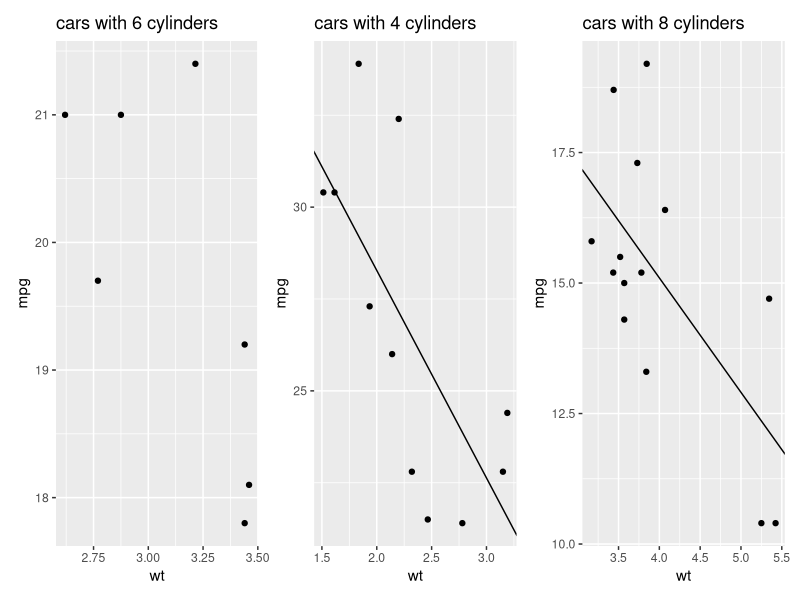

Generate this figure with R:
## ---- chunk 1
# load the tidyverse
library(tidyverse)
## ---- chunk 2
# nest mtcars into a list of dataframes based on number of cylinders
nested_cars = as_tibble(mtcars, 
                        rownames = "car_name") %>% 
  group_by(cyl) %>% 
  nest()

nested_cars

# get column class
sapply(nested_cars, class)
## ---- chunk 3
# use unnest to recover the original data frame
unnest(nested_cars, cols = "data")

# unnesting preserves groups
groups(unnest(nested_cars, cols = "data"))
## ---- chunk 4
# how many rows in each nested tibble?
for (i in seq_along(nested_cars$data)) {
  print(nrow(nested_cars$data[[i]]))
}

# what is the class of each element?
lapply(X = nested_cars$data, FUN = class)
## ---- chunk 5
# get the number of rows in data
map(.x = nested_cars$data, .f = nrow)
## ---- chunk 6
# get the square root of each integer 1 - 10
some_numbers = 1:3
map(some_numbers, sqrt)
## ---- chunk 7
# use map_dbl to get a vector of square roots
some_numbers = 1:10
map_dbl(some_numbers, sqrt)

# map_chr will convert the output to a character
map_chr(some_numbers, sqrt)

# map_lgl returns TRUE/FALSE values
some_numbers = c(NA, 1:3, NA, NaN, Inf, -Inf)
map_lgl(some_numbers, is.na)
## ---- chunk 8
# split mtcars into 3 dataframes, one per cylinder number
some_list = split(mtcars, mtcars$cyl)

# get the first two rows of each dataframe
map_df(some_list, head, n = 2)
## ---- chunk 9
# the same as above but with a pipe
some_list %>% 
  map_dfr(head, n = 2)
## ---- chunk 10
some_list %>% 
  map_dfc(head, n = 2)
## ---- chunk 11
# get the number of rows per dataframe, the mean mileage, and the first car
nested_cars = nested_cars %>%
  mutate(
    # use the int return to get the number of rows
    n_rows = map_int(data, nrow),
    
    # double return for mean mileage
    mean_mpg = map_dbl(data, function(df) {mean(df$mpg)}),
    
    # character return to get first car
    first_car = map_chr(data, function(df) {first(df$car_name)}
    )
  )

# examine the output
nested_cars
## ---- chunk 12
# split mtcars by cylinder number and run an lm only if there are more than 10 rows
data = nest(mtcars, data = -cyl)

data = mutate(data,
              model = map_if(.x = data,
                             
                             # this is the predicate
                             # which elements should be operated on?
                             .p = function(x){
                               nrow(x) > 10
                             },
                             
                             # this is the function to use
                             # if the predicate is satisfied
                             .f = function(x){
                               lm(mpg ~ wt, data = x)
                             }))
# check the data structure
data
## ---- chunk 13
# consider 2 vectors and replicate the simple vector addition using map2
map2_int(.x = 1:5, 
         .y = 6:10,
         .f = sum)
## ---- chunk 14
# make a named list for this example
this_list = list(a = "first letter",
                 b = "second letter")

# a not particularly useful example
map2(this_list, names(this_list),
     function(x, y) {
       glue::glue('{x} : {y}')
     })

# imap can also do this
imap(this_list,
     function(x, .y){
       glue::glue('{x} : {.y}')
     })
## ---- chunk 15
# operate on three different lists
list_01 = as.list(1:3)
list_02 = as.list(letters[1:3])
list_03 = as.list(rainbow(3))

# print a few statements
pmap_chr(list(list_01, list_02, list_03),
         function(l1, l2, l3){
           glue::glue('number {l1}, letter {l2}, colour {l3}')
         })
## ---- chunk 16
nested_data <-
  mtcars %>%
  as_tibble(rownames = "car") %>% 
  tidyr::nest(data = -cyl) %>% 
  mutate(data,
         model = map_if(.x = data,
                        
                        # this is the predicate
                        # which elements should be operated on?
                        .p = function(x){
                          nrow(x) > 10
                        },
                        
                        # this is the function to use
                        # if the predicate is satisfied
                        .f = function(x){
                          lm(mpg ~ wt, data = x)
                        })) %>% 
  
  mutate(m_coef = map(model,
                      
                      # use case when to get model coefficients
                      function(x) {
                        dplyr::case_when(
                          "lm" %in% class(x) ~ {
                            list(coef(x))
                          },
                          TRUE ~ {
                            list(c(NA,NA))
                          }
                        )}), 
         
         # work on the two element double vector of coefficients
         m_coef = map(m_coef, function(x){
           tibble(coef = unlist(x),
                  param = c("intercept", "wt")) %>% 
             pivot_wider(names_from = "param",
                         values_from = "coef")
         }),
         
         # work on the raw data and the coefficients
         plot = pmap(list(cyl, data, m_coef), function(cyl, x, y){
           
           # pay no attention to the ggplot for now
           ggplot2::ggplot()+
             geom_point(data = x,
                        aes(wt, mpg))+
             geom_abline(data = y,
                         aes(slope = wt,
                             intercept = intercept))+
             labs(title = glue::glue('cars with {cyl} cylinders'))
         })
  )
## ---- chunk 17
# use map to make a 2 level list
this_list = split(mtcars, mtcars$cyl) %>% 
  map(function(df){ split(df, df$gear) })

# map over the second level to count the number of 
# cars with N gears in the set of cars with M cylinders
# display only for cyl = 4
map_depth(this_list[1], 2, nrow)
## ---- chunk 18
this_list = split(mtcars, mtcars$cyl)

iwalk(this_list,
      function(df, .y){
        message(glue::glue('{nrow(df)} cars with {.y} cylinders'))
      })
## ---- chunk 19
vec = as.integer(1:10)

tryCatch(
  expr = {
    
    # this is what we want you to look at
    
    modify(vec, function(x) { (x + 2) })
    
  },
  
  # do not pay attention to this
  error = function(e){
    print(toString(e))
  }
)
## ---- chunk 20
modify(vec, function(x) { as.integer(x + 2) })
## ---- chunk 21
# a list containing numbers
this_list = list(a = 1, b = -1, c = 2, d = NULL, e = NA)

# remove the empty element
# this must be done before using keep on the list
this_list = compact(this_list)
## ---- chunk 22
# use discard to remove the NA
this_list = discard(this_list, .p =is.na)

# keep list elements which are positive
keep(this_list, .p = function(x){ x > 0 })
## ---- chunk 23
1:10 %>% 
  head_while(.p = function(x) x < 5)
## ---- chunk 24
this_list = list(a = 1:3, b = 3:4, c = 5:10)

reduce(this_list, c)
## ---- chunk 25
# sample mtcars
mtcars = as_tibble(mtcars, rownames = "car")

sampled_data = map(1:10, function(x){
  sample_n(mtcars, nrow(mtcars)-5)
  })

# get cars which appear in all samples
sampled_data = reduce(sampled_data, 
                      dplyr::inner_join)
## ---- chunk 26
# make a list
this_list = list(a = 1:3, b = 3:6, c = 5:10, d = c(1,2,5,10,12))

# a multiple accumulate can help
accumulate(this_list, union, .dir = "forward")
## ---- chunk 27
this_list = list(a = rep("a", 3),
                 b = rep("b", 4))

this_list

# use flatten chr to get a character vector
flatten_chr(this_list)
## ---- chunk 28
this_list = split(mtcars, mtcars$cyl) %>% 
  map(function(df) split(df, df$gear))

# from a list of lists where cars are divided by cylinders and then
# gears, this is now a list of lists where cars are divided by
# gears and then cylinders
transpose(this_list[1])
## ---- chunk 29
# use patchwork on list
patchwork::wrap_plots(nested_data$plot)
